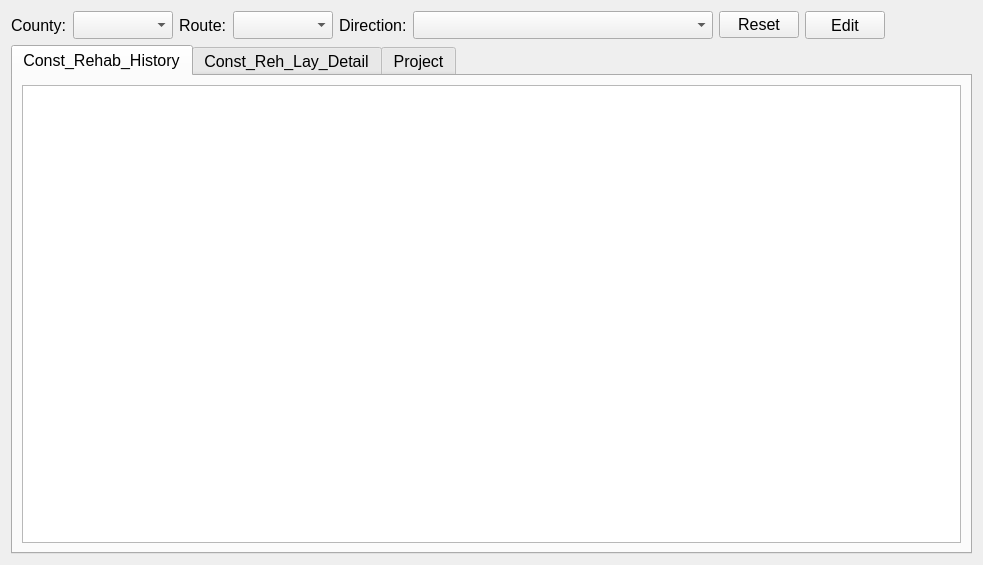
<?xml version="1.0" encoding="UTF-8"?>
<ui version="4.0">
 <class>VCRHVCRLDVPROJ_Form</class>
 <widget class="QWidget" name="VCRHVCRLDVPROJ_Form">
  <property name="geometry">
   <rect>
    <x>0</x>
    <y>0</y>
    <width>983</width>
    <height>565</height>
   </rect>
  </property>
  <property name="sizePolicy">
   <sizepolicy hsizetype="Preferred" vsizetype="Preferred">
    <horstretch>0</horstretch>
    <verstretch>0</verstretch>
   </sizepolicy>
  </property>
  <property name="minimumSize">
   <size>
    <width>0</width>
    <height>0</height>
   </size>
  </property>
  <property name="windowTitle">
   <string>VCRH -VCRLD - VPROJECT</string>
  </property>
  <property name="toolTip">
   <string>Clear Data</string>
  </property>
  <property name="filename" stdset="0">
   <string>VAS</string>
  </property>
  <property name="formname" stdset="0">
   <string/>
  </property>
  <layout class="QVBoxLayout" name="verticalLayout_5">
   <item>
    <layout class="QVBoxLayout" name="verticalLayout">
     <item>
      <layout class="QHBoxLayout" name="horizontalLayout">
       <property name="sizeConstraint">
        <enum>QLayout::SetMinAndMaxSize</enum>
       </property>
       <item>
        <widget class="QLabel" name="labelCounty">
         <property name="font">
          <font>
           <pointsize>12</pointsize>
          </font>
         </property>
         <property name="text">
          <string>County:</string>
         </property>
        </widget>
       </item>
       <item>
        <widget class="QComboBox" name="comboBoxCounty">
         <property name="minimumSize">
          <size>
           <width>100</width>
           <height>28</height>
          </size>
         </property>
         <property name="font">
          <font>
           <pointsize>12</pointsize>
          </font>
         </property>
         <property name="toolTip">
          <string>&lt;html&gt;&lt;head/&gt;&lt;body&gt;&lt;p&gt;Please Select County&lt;/p&gt;&lt;/body&gt;&lt;/html&gt;</string>
         </property>
         <property name="statusTip">
          <string>Select County</string>
         </property>
        </widget>
       </item>
       <item>
        <widget class="QLabel" name="labelRoute">
         <property name="font">
          <font>
           <pointsize>12</pointsize>
          </font>
         </property>
         <property name="text">
          <string>Route:</string>
         </property>
        </widget>
       </item>
       <item>
        <widget class="QComboBox" name="comboBoxRoute">
         <property name="minimumSize">
          <size>
           <width>100</width>
           <height>28</height>
          </size>
         </property>
         <property name="font">
          <font>
           <pointsize>12</pointsize>
          </font>
         </property>
         <property name="toolTip">
          <string>&lt;html&gt;&lt;head/&gt;&lt;body&gt;&lt;p&gt;Please Select Route&lt;/p&gt;&lt;/body&gt;&lt;/html&gt;</string>
         </property>
         <property name="statusTip">
          <string>Select Route</string>
         </property>
        </widget>
       </item>
       <item>
        <widget class="QLabel" name="labelDirection">
         <property name="font">
          <font>
           <pointsize>12</pointsize>
          </font>
         </property>
         <property name="text">
          <string>Direction:</string>
         </property>
        </widget>
       </item>
       <item>
        <widget class="QComboBox" name="comboBoxDirection">
         <property name="minimumSize">
          <size>
           <width>300</width>
           <height>28</height>
          </size>
         </property>
         <property name="font">
          <font>
           <pointsize>12</pointsize>
          </font>
         </property>
         <property name="toolTip">
          <string>Please Select Direction</string>
         </property>
         <property name="statusTip">
          <string>Select Direction</string>
         </property>
        </widget>
       </item>
       <item>
        <widget class="QPushButton" name="pushButtonReset">
         <property name="font">
          <font>
           <pointsize>12</pointsize>
          </font>
         </property>
         <property name="text">
          <string>Reset</string>
         </property>
        </widget>
       </item>
       <item>
        <widget class="QPushButton" name="pushButtonEdit">
         <property name="sizePolicy">
          <sizepolicy hsizetype="Preferred" vsizetype="Preferred">
           <horstretch>0</horstretch>
           <verstretch>0</verstretch>
          </sizepolicy>
         </property>
         <property name="font">
          <font>
           <pointsize>12</pointsize>
          </font>
         </property>
         <property name="text">
          <string>Edit</string>
         </property>
        </widget>
       </item>
       <item>
        <spacer name="horizontalSpacer">
         <property name="orientation">
          <enum>Qt::Horizontal</enum>
         </property>
         <property name="sizeHint" stdset="0">
          <size>
           <width>40</width>
           <height>20</height>
          </size>
         </property>
        </spacer>
       </item>
      </layout>
     </item>
     <item>
      <widget class="QTabWidget" name="tabWidget">
       <property name="sizePolicy">
        <sizepolicy hsizetype="Expanding" vsizetype="Expanding">
         <horstretch>1</horstretch>
         <verstretch>1</verstretch>
        </sizepolicy>
       </property>
       <property name="font">
        <font>
         <pointsize>12</pointsize>
        </font>
       </property>
       <property name="toolTip">
        <string/>
       </property>
       <property name="statusTip">
        <string/>
       </property>
       <property name="currentIndex">
        <number>0</number>
       </property>
       <widget class="QWidget" name="VCRH_tab">
        <property name="sizePolicy">
         <sizepolicy hsizetype="Expanding" vsizetype="Expanding">
          <horstretch>0</horstretch>
          <verstretch>0</verstretch>
         </sizepolicy>
        </property>
        <property name="toolTip">
         <string>Analysis Sections</string>
        </property>
        <property name="statusTip">
         <string>Analysis Sections</string>
        </property>
        <attribute name="title">
         <string>Const_Rehab_History</string>
        </attribute>
        <attribute name="toolTip">
         <string>Construction Rehab History</string>
        </attribute>
        <layout class="QVBoxLayout" name="verticalLayout_2">
         <item>
          <widget class="QTableWidget" name="VCRH_tableWidget">
           <property name="font">
            <font>
             <pointsize>12</pointsize>
            </font>
           </property>
           <property name="autoFillBackground">
            <bool>true</bool>
           </property>
           <property name="styleSheet">
            <string notr="true">QHeaderView::section {background-color: rgb(211,211,211); color: rgb(0, 0, 0);}
QHeaderView::section:horizontal{   border-top: 1px solid #fffff8;}</string>
           </property>
          </widget>
         </item>
        </layout>
       </widget>
       <widget class="QWidget" name="VCRLD_tab">
        <property name="sizePolicy">
         <sizepolicy hsizetype="Expanding" vsizetype="Expanding">
          <horstretch>0</horstretch>
          <verstretch>0</verstretch>
         </sizepolicy>
        </property>
        <property name="toolTip">
         <string>Analysis Sections DS Only</string>
        </property>
        <property name="statusTip">
         <string>Analysis Sections DS Only</string>
        </property>
        <attribute name="title">
         <string>Const_Reh_Lay_Detail</string>
        </attribute>
        <attribute name="toolTip">
         <string>Construction Rehab Layer Detail</string>
        </attribute>
        <layout class="QVBoxLayout" name="verticalLayout_3">
         <item>
          <widget class="QTableWidget" name="VCRLD_tableWidget">
           <property name="font">
            <font>
             <pointsize>12</pointsize>
            </font>
           </property>
           <property name="autoFillBackground">
            <bool>true</bool>
           </property>
           <property name="styleSheet">
            <string notr="true">QHeaderView::section {background-color: rgb(211,211,211); color: rgb(0, 0, 0);}
QHeaderView::section:horizontal{   border-top: 1px solid #fffff8;}</string>
           </property>
          </widget>
         </item>
        </layout>
       </widget>
       <widget class="QWidget" name="Project_tab">
        <property name="sizePolicy">
         <sizepolicy hsizetype="Expanding" vsizetype="Expanding">
          <horstretch>0</horstretch>
          <verstretch>0</verstretch>
         </sizepolicy>
        </property>
        <property name="toolTip">
         <string>Analysis Sections DD Only</string>
        </property>
        <property name="statusTip">
         <string>Analysis Sections DD Only</string>
        </property>
        <attribute name="title">
         <string>Project</string>
        </attribute>
        <attribute name="toolTip">
         <string>Project</string>
        </attribute>
        <layout class="QVBoxLayout" name="verticalLayout_4">
         <item>
          <widget class="QTableWidget" name="Proj_tableWidget">
           <property name="font">
            <font>
             <pointsize>12</pointsize>
            </font>
           </property>
           <property name="styleSheet">
            <string notr="true">QHeaderView::section {background-color: rgb(211,211,211); color: rgb(0, 0, 0);}
QHeaderView::section:horizontal{   border-top: 1px solid #fffff8;}</string>
           </property>
          </widget>
         </item>
        </layout>
       </widget>
      </widget>
     </item>
    </layout>
   </item>
  </layout>
 </widget>
 <resources/>
 <connections/>
</ui>
